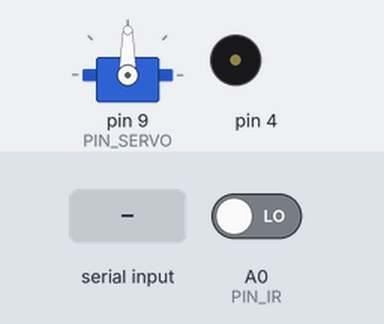
Simulated run of this sketch. Board: Arduino Uno, built with avr-gcc and run on an emulated ATmega328P. On the bench: servo, buzzer (waves = sounding). Inputs (shaded band) come from the test bench; at power-on: A0 (PIN_IR) LOW. What the sketch prints to the serial monitor is not drawn.

Above: at 1.7 s.
1.8 s: "90,45\n" received over Serial
At 3.51 s:
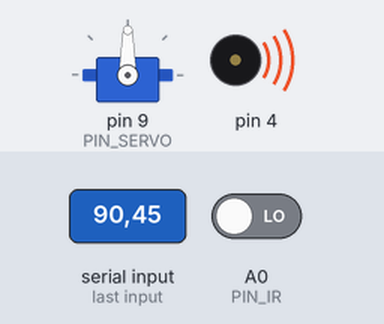
4.8 s: A0 (PIN_IR) driven HIGH
7.1 s: A0 (PIN_IR) driven LOW
At 9.9 s:
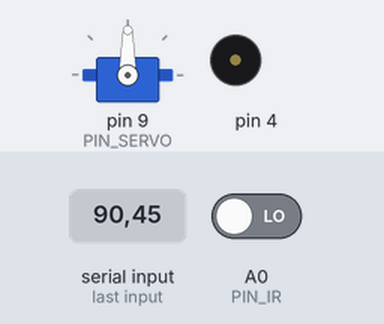
Timing chart, 0 to 14.5 s (numbered marks = the images above; inputs shaded):
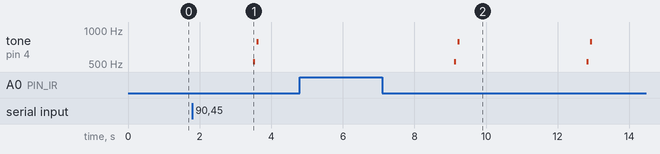

The sketch:

14_conveyer_belt.ino
```cpp
/*
   스마트 팩토리 컨베이어벨트 최종 예제

   DC모터 : 레일을 움직임
   서보모터 : 제품을 색상에 따라 분류
   적외선 IR센서 : 물품이 적재됨을 감지.
   컬러센서 : 색상을 아두이노에 전달. 해당 값에 따라 서보모터의 각도가 결정
   RGB : 측정된 제품의 색상을 표시

   동작 순서
   1. 컨베이어 벨트 레일 작동
   2. 적외선 센서로부터 레일에 제품이 적재됨을 감지하면 일시 정지
   3. 레일이 컬러 센서까지 움직이기 시작
   4. 컬러센서에서 정지 후 해당 제품의 색상을 분석
   5. 색상 분석에 따른 결론에 따라 R, G, B가 결정되고, 해당되는 곳으로 서보모터가 동작
   6. 레일이 다시 움직이며 서보모터가 가리키는 방향으로 제품 분류
*/

/* 라이브러리 불러오기 */
#include <Servo.h>              // 서보모터 라이브러리 불러오기
#include <Wire.h>               // I2C 통신에 사용되는 라이브러리

/* 상수 선언 : 핀 번호, 속도제어, 서보모터의 각도*/
#define PIN_DC_DIRECTION 13  // DC모터(레일) 방향을 정하는 핀(현재 B모터 사용)
#define PIN_DC_SPEED 11      // DC모터(레일) 속도를 정하는 핀(현재 B모터 사용)
#define PIN_SERVO 9          // 서보모터 연결 핀
#define PIN_IR A0            // 적외선 IR센서 연결 핀

#define POS_RED 90   // 빨간 색 제품을 분류할 서보모터의 각도
#define POS_GREEN 120  // 초록 색 제품을 분류할 서보모터의 각도
#define POS_BLUE 150    // 파란 색 제품을 분류할 서보모터의 각도

/* 변수 선언 : HW객체, 측정값, 기타 변수, ...*/
Servo servo;
int railSpeed = 120;               // 레일 기본 속도, 초기값은 160
int value = 0;

void setup() {
  Serial.begin(9600);
  /* 모터 설정 */
  pinMode(PIN_DC_DIRECTION, OUTPUT);     // dc모터의 방향을 제어하는 핀을 output으로 설정
  digitalWrite(PIN_DC_DIRECTION, HIGH);  // 방향은 전진. 의도한 방향과 반대일 경우 HIGH -> LOW로 변경
  analogWrite(PIN_DC_SPEED, railSpeed);  // 레일 작동 시작
  servo.attach(PIN_SERVO);               // 서보모터를 아두이노와 연결
  servo.write(90);                        // 초기 서보모터가 가리키는 각도는 0도
  delay(500);                            // 서보모터가 완전히 동작을 끝낸 후 detach를 위해 delay를 부여
  servo.detach();                        // 서보모터와 아두이노 분리

  /* 적외선 센서 설정 */
  pinMode(PIN_IR, INPUT);  // 적외선 센서 핀을 INPUT으로 설정
  Serial.println("공정 시작");
}

void loop() {

  analogWrite(PIN_DC_SPEED, 0);                               // 적외선 센서에서 제품을 감지하여 일시 정지
  /* 제품 적재여부 확인 */
  if (digitalRead(PIN_IR) == HIGH) {                          // 적외선 센서는 물건 감지 시 LOW값을 전달. HIGH라는 것은 감지되지 않았음
    Serial.println("UnDetected");
    return;                                                 // loop에 대한 return문장은 그 즉시 loop문을 종료하고, 처음부터 loop을 시작하게 함
  }
  else if (digitalRead(PIN_IR) == LOW){
    Serial.println("Detected");

    //toneDetected();                                             // 감지되었을 때 나오는 소리를 부저에 출력
    delay(2000);                                                // 2초간 정지
    analogWrite(PIN_DC_SPEED, railSpeed - 20);                  // 레일을 컬러센서까지 움직이기 시작

    while (value < 1) {                                                        // do-while 반복문을 사용하면 최초 1회는 반드시 실행됨
      if (Serial.available()) {       // 시리얼 모니터에 값이 입력되었다면
        value = Serial.parseInt();
        Serial.println(value);
        }
      else{
        analogWrite(PIN_DC_SPEED, 0);                               // 적외선 센서에서 제품을 감지하여 일시 정지
        delay(1000);
      }
    }

    analogWrite(PIN_DC_SPEED, 0);                               // 컬러 센서에서 일시 정지
    toneDetected();                                             // 감지되었을 때 나오는 소리를 부저에 출력
    delay(1500);                                                // 1.5초 간 레일 대기

    if (value == 2) {                                                                 // 빨간 색 제품
      servo.attach(PIN_SERVO);                                                          // 서보모터를 아두이노와 연결
      servo.write(POS_RED);                                                             // 서보모터를 빨간 색 제품 분류방향으로 회전
    }

    else if (value == 4) {    // 초록 색 제품
      servo.attach(PIN_SERVO);  // 서보모터를 아두이노와 연결
      servo.write(POS_GREEN);   // 서보모터를 빨간 색 제품 분류방향으로 회전
    }

    else if (value == 6){                        // 파란 색 제품
      servo.attach(PIN_SERVO);  // 서보모터를 아두이노와 연결
      servo.write(POS_BLUE);    // 서보모터를 빨간 색 제품 분류방향으로 회전
    }
    else{
      return;
    }
    delay(1500);                                                                       // 측정 결과 표기 후 1.5초 간 레일 대기
    servo.detach();                                                                    // 서보모터와 아두이노 연결 해제
    analogWrite(PIN_DC_SPEED, railSpeed-10);                                              // 레일 작동 시작
    delay(1000);
  }                                                                    // 다음 제품은 1초 뒤부터 인식 가능
}

/* 적외선 센서, 색상감지 센서에서 물체를 감지했을 때 나오는 소리를 출력 */
void toneDetected() {
  tone(4, 523, 50);  // '도'에 해당. 0.05초간 출력
  delay(100);        // 0.1초간 대기(출력시간 0.05초 + 대기시간 0.05초 = 0.1초)
  tone(4, 784, 50);  // '미'에 해당. 0.05초간 출력
  delay(100);        // 0.1초간 대기(출력시간 0.05초 + 대기시간 0.05초 = 0.1초)
}  // void toneDetected()
```

Measured:
- after the input at 1.8 s, tone on pin 4: silent → 523 Hz after 1.7 s, → silent 0.05 s later, → 784 Hz 0.05 s later, → silent 0.05 s later
- after the input at 4.8 s, every drawn part: stays the same
- after the input at 7.1 s, tone on pin 4: plays 523 Hz for 0.05 s, 784 Hz for 0.05 s, 523 Hz for 0.05 s, 784 Hz for 0.05 s, starting after 2.0 s
